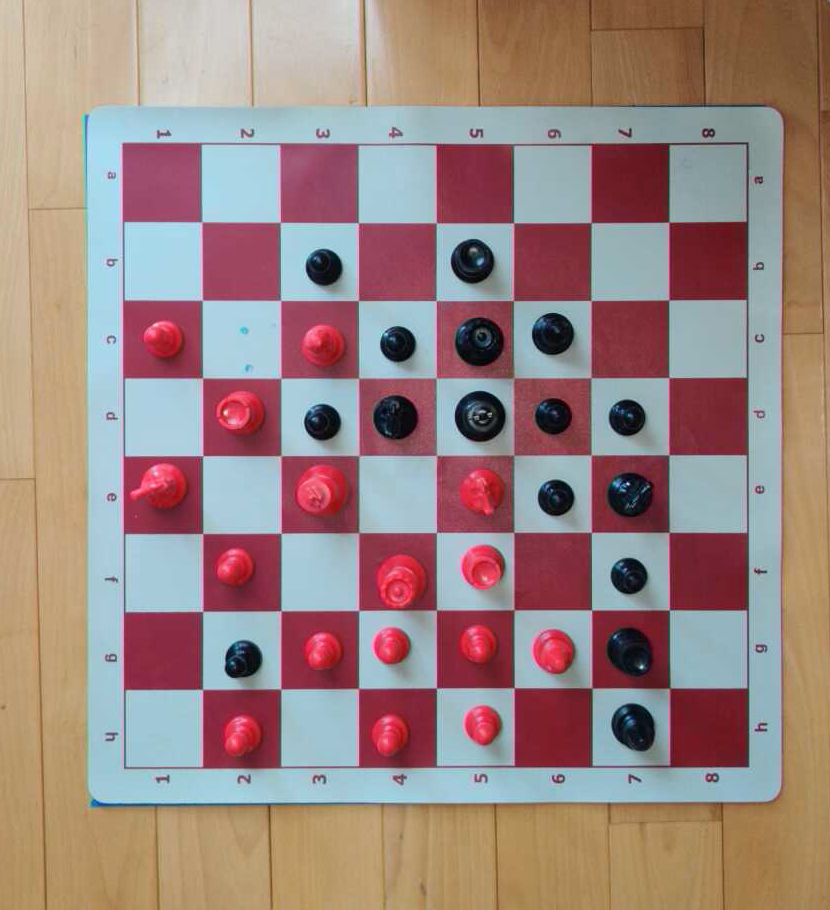
#> input picture images/crop_r.png, 830 x 910 px
$ python -i ChessLocalization.py   (imports and definitions only)
#> lines starting #> are read from the running program, lines starting #| are printed output that depends on the picture; after the words box and inside, x2 and y2 are one past the last pixel; in counts of white or black regions, pixels touching at a corner belong together
#> further down, picture is the input picture: shape (910, 830, 3); mean B, G, R 128.9, 133, 156.5
import cv2
import numpy as np
import os
import random
import string
import time

# [35 lines left out: function cropBorder, not called in this run]


def localization(img):
    scriptDir = os.path.dirname(__file__)

    img_blur = cv2.GaussianBlur(img,(7,7),0)

    gray = cv2.cvtColor(img_blur, cv2.COLOR_BGR2GRAY)
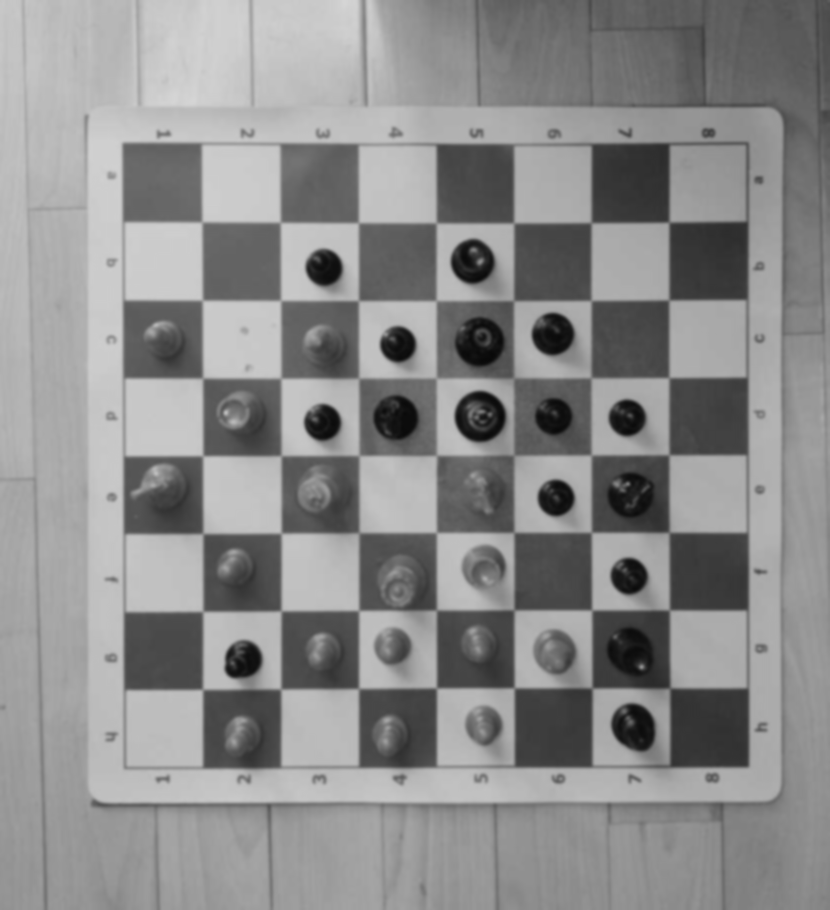
#> gray: shape (910, 830); min 8, max 213, mean 139.5


    # ret, thresh1 = cv2.threshold(gray,127,255,cv2.THRESH_BINARY)
    # cv2.imshow("temp", thresh1)
    dims = gray.shape
#> dims = (910, 830)
    # crop_r = img
    # crop_img = edges
    crop_r = img[130:dims[0]-40,500:dims[1]-590]
#> crop_r = empty array
    crop_img = gray[130:dims[0]-40,500:dims[1]-590]
#> crop_img = empty array

#> (the run stopped early here; a loop or call above may not have finished)

$ run again, on images/frame.png
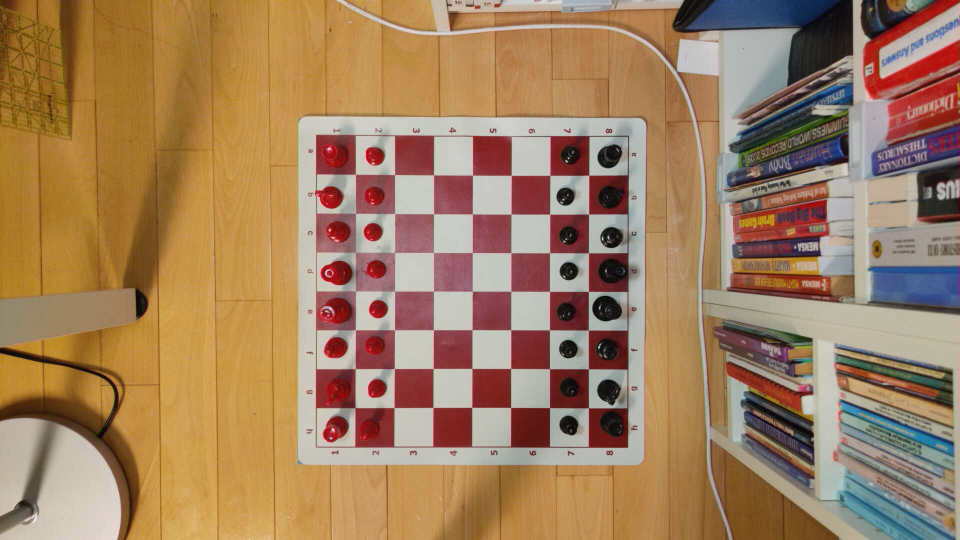
#> input picture images/frame.png, 1920 x 1080 px (shown at 1/2 size)
#> picture is the input picture: shape (1080, 1920, 3); mean B, G, R 94.6, 127.4, 161.2
#> in localization, `edges = cv2.Canny(crop_img,80,200)`:
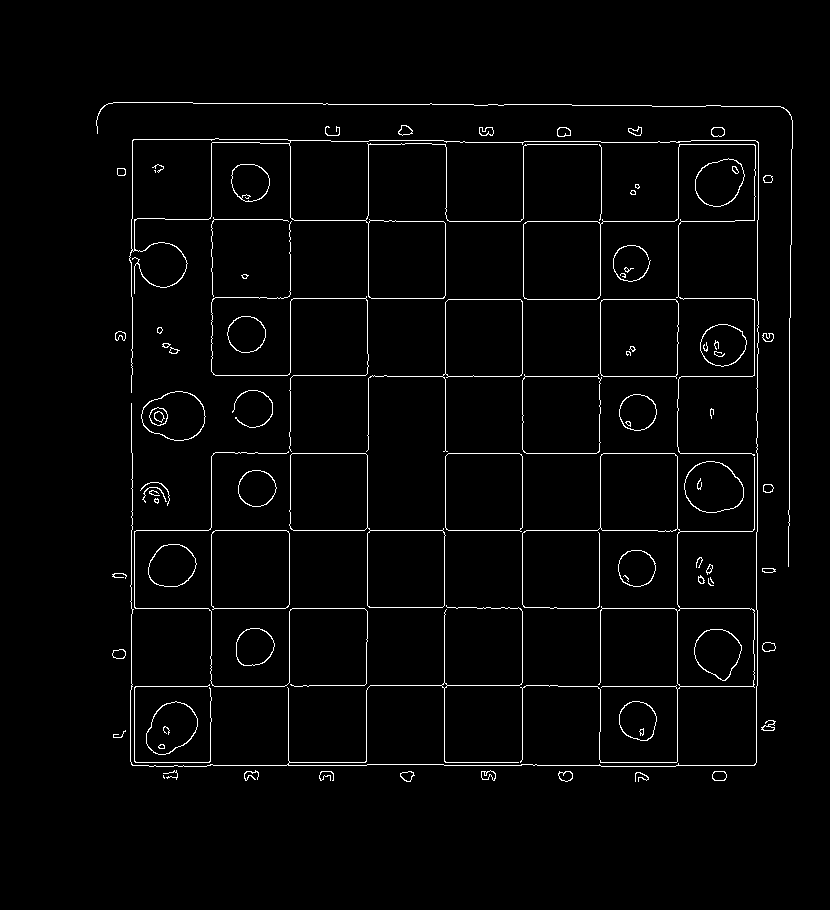
#> edges: shape (910, 830); 2.3% white in thin lines or dots, all inside (x1, y1, x2, y2) = (96, 102, 793, 782)
#> in localization, `lines = cv2.HoughLinesP(edges,1,np.pi/180,15,50,20,20)`: lines = 205 rows, first 6: [444, 765, 600, 765], [131, 530, 679, 530], [366, 221, 734, 221], [677, 765, 677, 399], [757, 531, 757, 325], [600, 731, 600, 610]
#> the loop in cropBorder, `for line in lines:` made 205 passes
#> after the loop in cropBorder, `for line in lines:`: maxX = 792; maxY = 778; minX = 113; minY = 102
#> in localization, `lines = cv2.HoughLinesP(edges,1,np.pi/180,15,50,50,10)`: lines = 67 rows, first 6: [321, 653, 398, 653], [88, 571, 88, 224], [8, 418, 556, 418], [261, 109, 611, 109], [11, 495, 11, 419], [247, 264, 634, 264]
#> the loop in cropBorder (call 2), `for line in lines:` made 67 passes
#> after the loop in cropBorder (call 2), `for line in lines:`: maxX = 635; maxY = 654; minX = 7; minY = 27
#> in cropBorder (call 2), `crop = img[minY:maxY, minX:maxX]`:
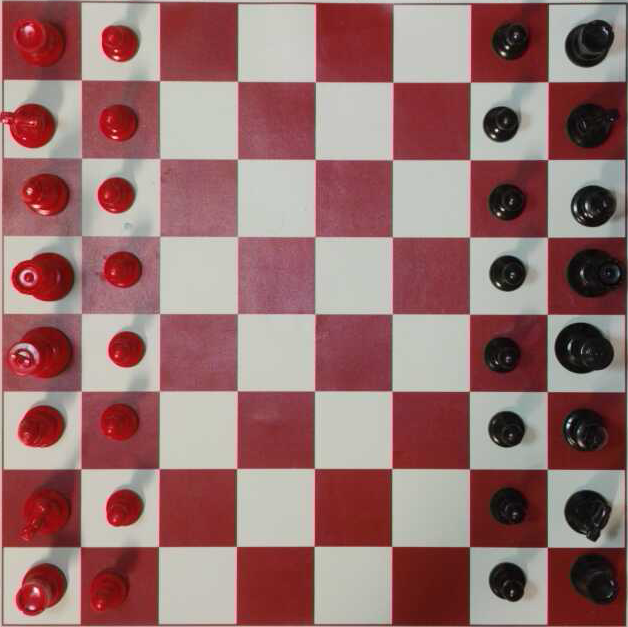
#> crop: shape (627, 628, 3); mean B, G, R 110.7, 112, 151.4

$ run again, on images/full.png
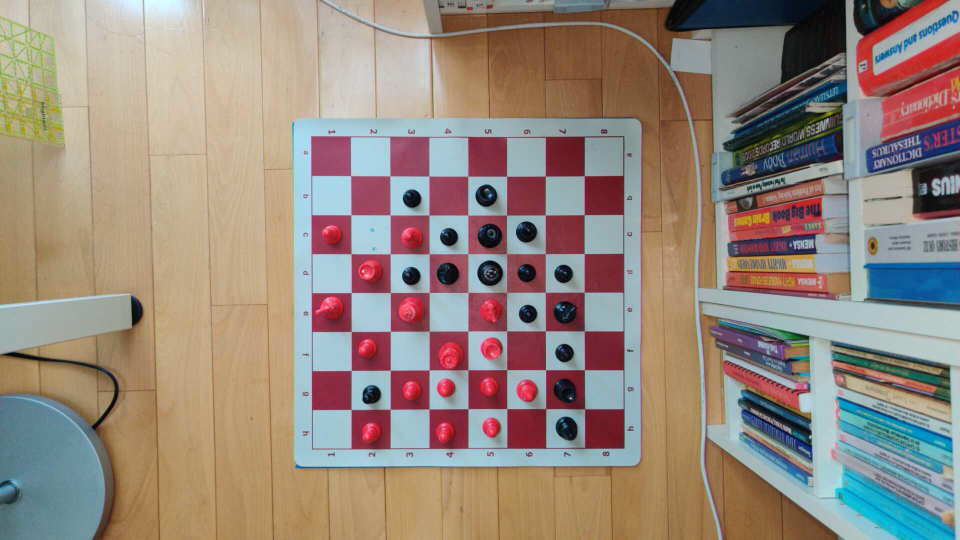
#> input picture images/full.png, 1920 x 1080 px (shown at 1/2 size)
#> picture is the input picture: shape (1080, 1920, 3); mean B, G, R 125.1, 135.8, 150.5
#> in localization, `edges = cv2.Canny(crop_img,80,200)`:
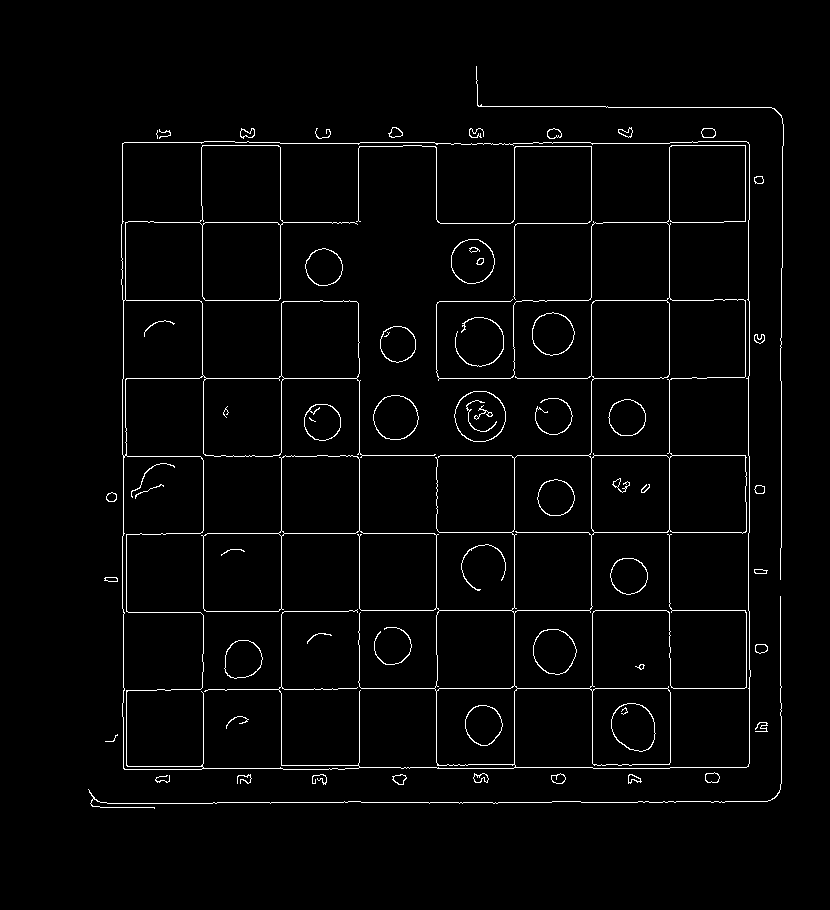
#> edges: shape (910, 830); 2.4% white in thin lines or dots, all inside (x1, y1, x2, y2) = (88, 66, 784, 809)
#> in localization, `lines = cv2.HoughLinesP(edges,1,np.pi/180,15,50,20,20)`: lines = 205 rows, first 6: [203, 768, 203, 693], [781, 347, 781, 268], [439, 378, 706, 378], [123, 533, 434, 533], [359, 767, 359, 342], [314, 688, 749, 688]
#> the loop in cropBorder, `for line in lines:` made 205 passes
#> after the loop in cropBorder, `for line in lines:`: maxX = 783; maxY = 807; minX = 90; minY = 80
#> in localization, `lines = cv2.HoughLinesP(edges,1,np.pi/180,15,50,50,10)`: lines = 69 rows, first 6: [181, 678, 181, 213], [249, 520, 648, 520], [240, 365, 648, 365], [23, 288, 606, 288], [414, 677, 414, 257], [569, 567, 569, 53]
#> the loop in cropBorder (call 2), `for line in lines:` made 69 passes
#> after the loop in cropBorder (call 2), `for line in lines:`: maxX = 672; maxY = 679; minX = 22; minY = 16
#> in cropBorder (call 2), `crop = img[minY:maxY, minX:maxX]`:
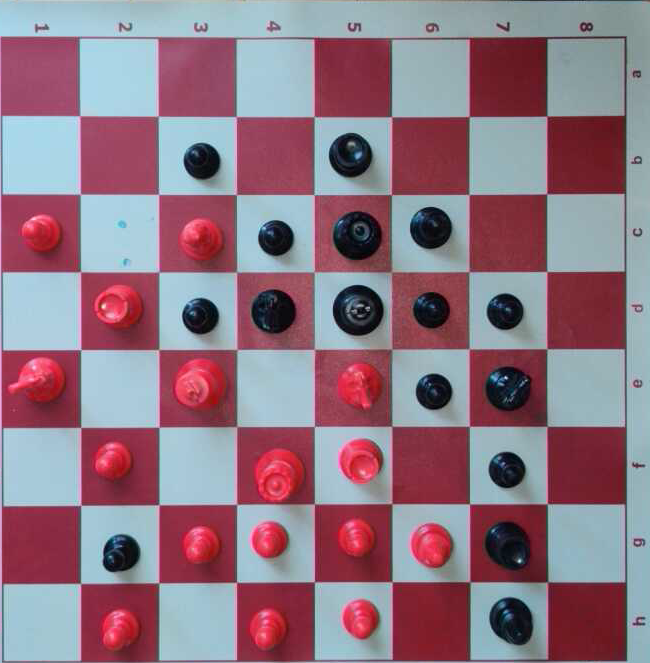
#> crop: shape (663, 650, 3); mean B, G, R 130.8, 117.1, 143.7
